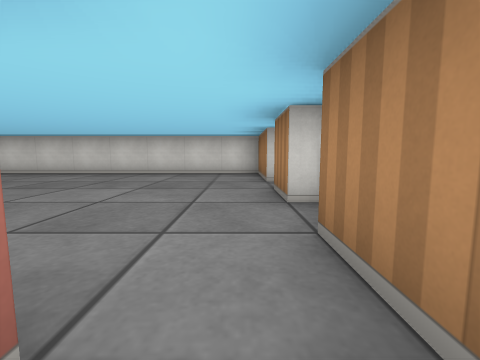
View 1 (above)

15 first-person views from a walk through a cub3D maze. The camera is about half as high as the walls, tilts 6° down and sees 90° across. The floor is counted in squares. Each view is taken from the middle of a square. On the plan, view 1 faces up. The plan holds only what a view shows up to about 9 squares ahead; the rest is blank.

View 2
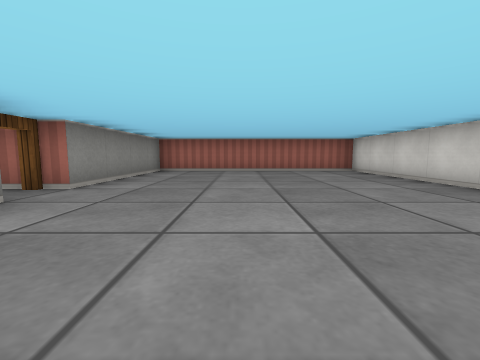

View 3
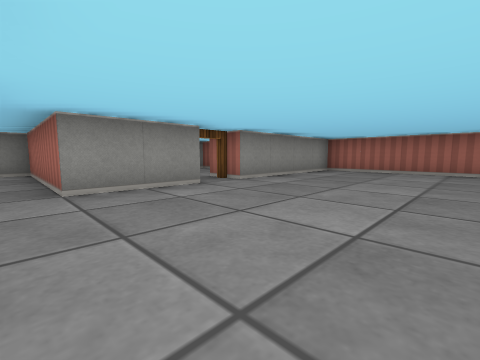

View 4
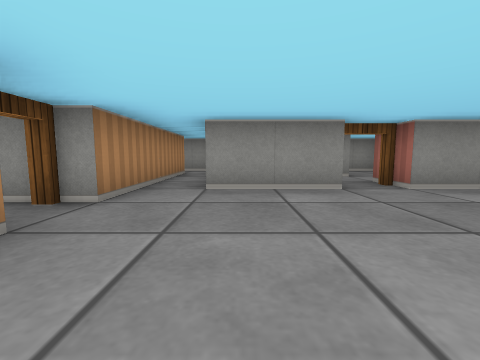

View 5
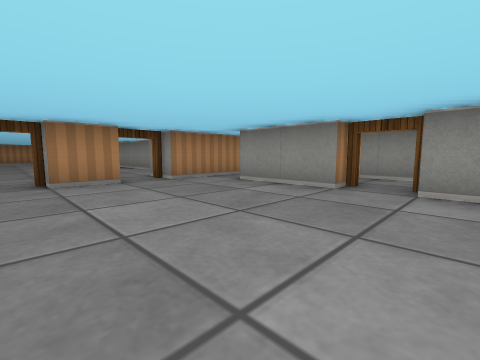

View 6
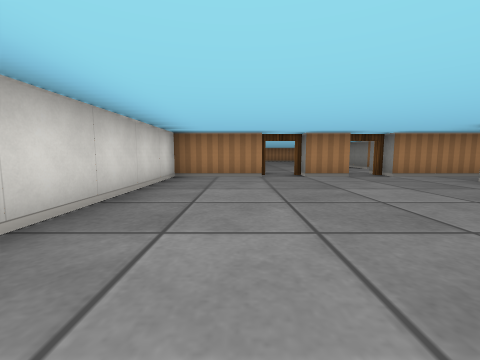

View 7
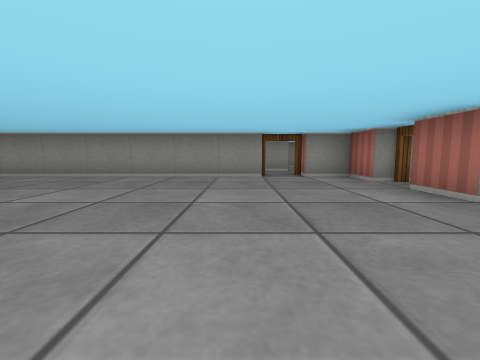

View 8
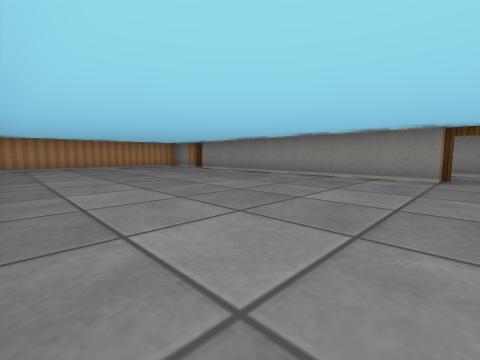

View 9
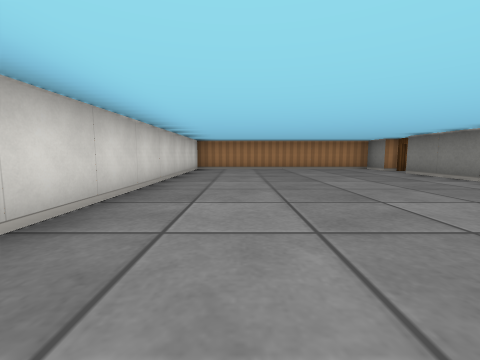

View 10
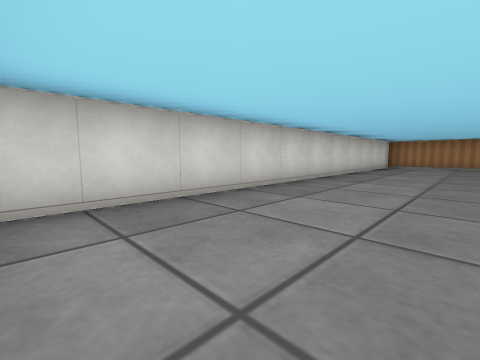

View 11
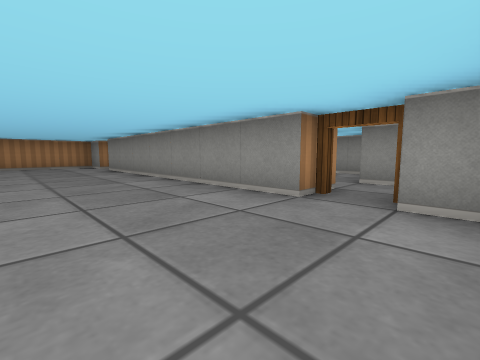

View 12
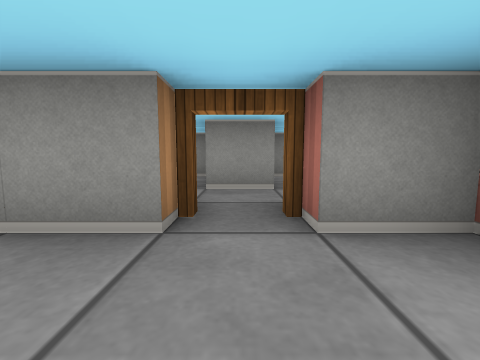

View 13
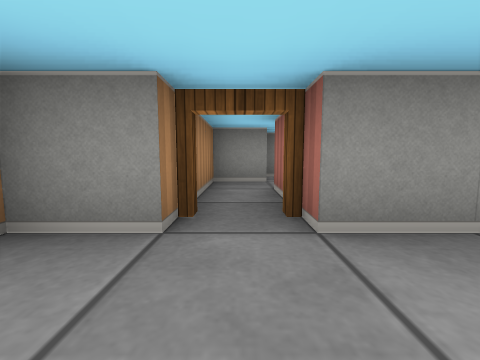

View 14
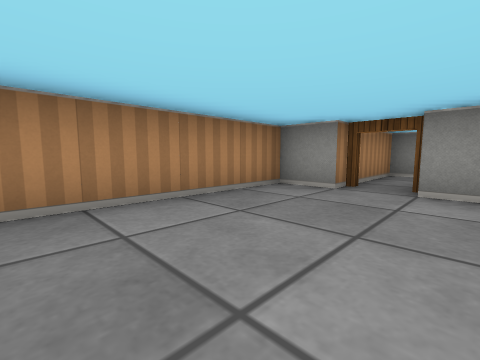

View 15
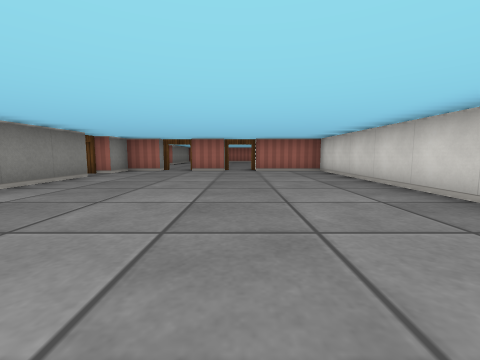

### Floor plan
Points are (right, up) in squares from view 1. A wall is a line through its corners. A room is listed if a view was taken in it or the views show most of it. See-through windows are left out.
Room 1 (views 1, 2, 3, 4, 5, 6)
walls: (-2.5, 0.5) (-0.5, 0.5) (-0.5, -3.5) (2.2, -3.5); (0.5, 2.4) (0.5, 3.5); (0.5, 4.5) (0.5, 6.5) (-7.5, 6.5) (-7.5, 0.5) (-3.5, 0.5); (0.5, -2.5) (0.5, 1.5)
ways out: open door at (1, 2) to room 2; open door at (1, 4) to room 2; open door at (-3, 0) to room 3; opening at (1, -3)
Room 2 (views 7, 8, 9, 10, 11, 12, 13, 14, 15)
walls: (3.5, 0.5) (10.5, 0.5); (1.5, 3.5) (1.5, 2.5); (11.5, 0.5) (12.5, 0.5) (12.5, 6.5) (1.5, 6.5) (1.5, 4.5); (1.5, 1.5) (1.5, 0.5) (2.5, 0.5)
ways out: open door at (1, 2) to room 1; open door at (1, 4) to room 1; open door at (3, 0) to room 4; open door at (11, 0)
Room 3 (no view inside)
walls: (-3.6, -1.5) (-2.1, -1.5)
ways out: open door at (-3, 0) to room 1; opening at (-4.5, -2)
Room 4 (no view inside)
walls: (2.4, -1.5) (3.5, -1.5)
ways out: open door at (3, 0) to room 2; opening at (2, -2); opening at (3, -1)

Where each view was taken, in squares from view 1:
view 1: 0 up, 0 right, facing up
view 2: 3 up, 0 right, facing left
view 3: 4 up, 0 right, facing down-left
view 4: 4 up, 1 left, facing down
view 5: 4 up, 4 left, facing down-right
view 6: 5 up, 5 left, facing right
view 7: 6 up, 4 right, facing down
view 8: 6 up, 3 right, facing down-right
view 9: 5 up, 4 right, facing right
view 10: 4 up, 2 right, facing up-right
view 11: 3 up, 2 right, facing down-right
view 12: 2 up, 3 right, facing down
view 13: 2 up, 11 right, facing down
view 14: 4 up, 10 right, facing down-right
view 15: 4 up, 9 right, facing left
